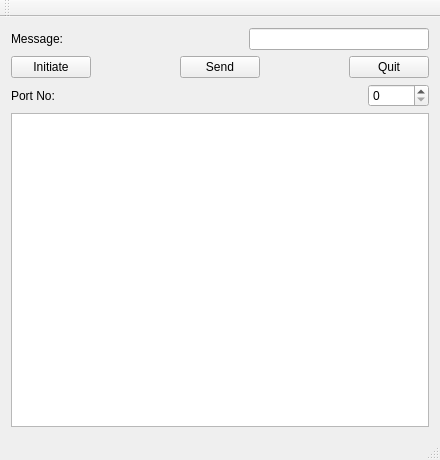
<?xml version="1.0" encoding="UTF-8"?>
<ui version="4.0">
 <class>TcpServer</class>
 <widget class="QMainWindow" name="TcpServer">
  <property name="geometry">
   <rect>
    <x>0</x>
    <y>0</y>
    <width>440</width>
    <height>460</height>
   </rect>
  </property>
  <property name="windowTitle">
   <string>TcpServer</string>
  </property>
  <widget class="QWidget" name="centralWidget">
   <layout class="QGridLayout" name="gridLayout">
    <item row="0" column="0">
     <layout class="QHBoxLayout" name="horizontalLayout">
      <item>
       <widget class="QLabel" name="label">
        <property name="text">
         <string>Message:</string>
        </property>
       </widget>
      </item>
      <item>
       <spacer name="horizontalSpacer_2">
        <property name="orientation">
         <enum>Qt::Horizontal</enum>
        </property>
        <property name="sizeHint" stdset="0">
         <size>
          <width>40</width>
          <height>20</height>
         </size>
        </property>
       </spacer>
      </item>
      <item>
       <widget class="QLineEdit" name="message_1"/>
      </item>
     </layout>
    </item>
    <item row="2" column="0">
     <layout class="QHBoxLayout" name="horizontalLayout_3">
      <item>
       <widget class="QLabel" name="label_2">
        <property name="text">
         <string>Port No:</string>
        </property>
       </widget>
      </item>
      <item>
       <spacer name="horizontalSpacer">
        <property name="orientation">
         <enum>Qt::Horizontal</enum>
        </property>
        <property name="sizeHint" stdset="0">
         <size>
          <width>40</width>
          <height>20</height>
         </size>
        </property>
       </spacer>
      </item>
      <item>
       <widget class="QSpinBox" name="portNo">
        <property name="maximum">
         <number>99999</number>
        </property>
       </widget>
      </item>
     </layout>
    </item>
    <item row="1" column="0">
     <layout class="QHBoxLayout" name="horizontalLayout_2">
      <item>
       <widget class="QPushButton" name="pushButton">
        <property name="text">
         <string>Initiate</string>
        </property>
       </widget>
      </item>
      <item>
       <spacer name="horizontalSpacer_3">
        <property name="orientation">
         <enum>Qt::Horizontal</enum>
        </property>
        <property name="sizeHint" stdset="0">
         <size>
          <width>40</width>
          <height>20</height>
         </size>
        </property>
       </spacer>
      </item>
      <item>
       <widget class="QPushButton" name="pushButton_2">
        <property name="text">
         <string>Send</string>
        </property>
       </widget>
      </item>
      <item>
       <spacer name="horizontalSpacer_4">
        <property name="orientation">
         <enum>Qt::Horizontal</enum>
        </property>
        <property name="sizeHint" stdset="0">
         <size>
          <width>40</width>
          <height>20</height>
         </size>
        </property>
       </spacer>
      </item>
      <item>
       <widget class="QPushButton" name="pushButton_3">
        <property name="text">
         <string>Quit</string>
        </property>
       </widget>
      </item>
     </layout>
    </item>
    <item row="3" column="0">
     <widget class="QListWidget" name="listInfoArea"/>
    </item>
   </layout>
  </widget>
  <widget class="QMenuBar" name="menuBar">
   <property name="geometry">
    <rect>
     <x>0</x>
     <y>0</y>
     <width>440</width>
     <height>19</height>
    </rect>
   </property>
  </widget>
  <widget class="QToolBar" name="mainToolBar">
   <attribute name="toolBarArea">
    <enum>TopToolBarArea</enum>
   </attribute>
   <attribute name="toolBarBreak">
    <bool>false</bool>
   </attribute>
  </widget>
  <widget class="QStatusBar" name="statusBar"/>
 </widget>
 <layoutdefault spacing="6" margin="11"/>
 <resources/>
 <connections/>
</ui>
